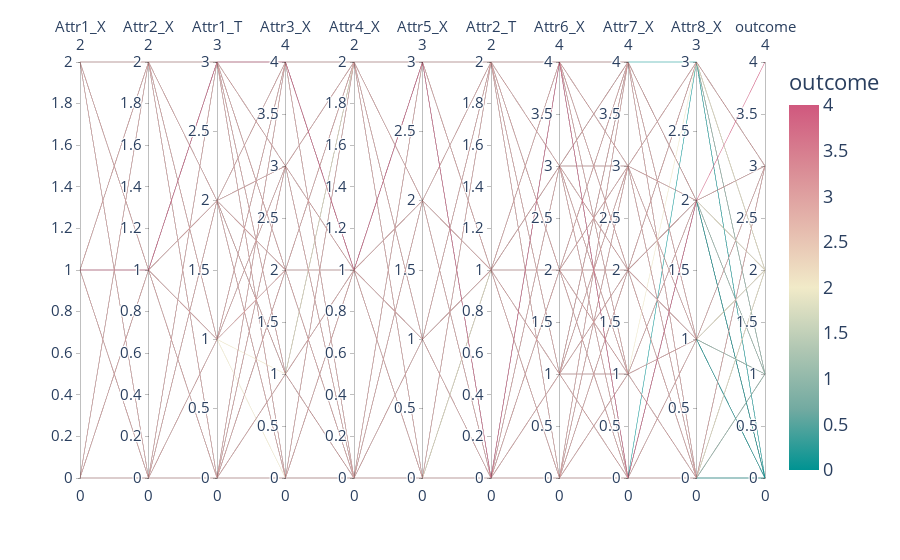

This figure's notebook cell:
### Code cell
# %%
import pandas as pd
from path import HERE

df = pd.concat([data.xdf, data.ydf], axis=1)
fig = visualize_df(df, data.attr_columns, data.outcome_column, HERE.joinpath('ll.png'))
fig.show()

### Figure 1 — Plotly figure (JSON) as saved in the notebook; plotly's stock layout.template omitted (floating-point values rounded to 4 significant figures; data arrays with more than 128 entries replaced by an {"elided": "..."} marker saying what was removed)
{"data": [{"dimensions": [{"label": "Attr1_X", "values": {"elided": "4837 int values"}}, {"label": "Attr2_X", "values": {"elided": "4837 int values"}}, {"label": "Attr1_T", "values": {"elided": "4837 int values"}}, {"label": "Attr3_X", "values": {"elided": "4837 int values"}}, {"label": "Attr4_X", "values": {"elided": "4837 int values"}}, {"label": "Attr5_X", "values": {"elided": "4837 int values"}}, {"label": "Attr2_T", "values": {"elided": "4837 int values"}}, {"label": "Attr6_X", "values": {"elided": "4837 int values"}}, {"label": "Attr7_X", "values": {"elided": "4837 int values"}}, {"label": "Attr8_X", "values": {"elided": "4837 int values"}}, {"label": "outcome", "values": {"elided": "4837 int values"}}], "domain": {"x": [0.0, 1.0], "y": [0.0, 1.0]}, "line": {"color": {"elided": "4837 int values"}, "coloraxis": "coloraxis"}, "name": "", "type": "parcoords"}], "layout": {"coloraxis": {"colorbar": {"title": {"text": "outcome"}}, "colorscale": [[0.0, "rgb(0, 147, 146)"], [0.1667, "rgb(114, 170, 161)"], [0.3333, "rgb(177, 199, 179)"], [0.5, "rgb(241, 234, 200)"], [0.6667, "rgb(229, 185, 173)"], [0.8333, "rgb(217, 137, 148)"], [1.0, "rgb(208, 88, 126)"]], "cmid": 2.0, "showscale": true}, "legend": {"tracegroupgap": 0}, "margin": {"t": 60}, "font": {"size": 18}, "title": {"text": ""}, "plot_bgcolor": "white"}}
